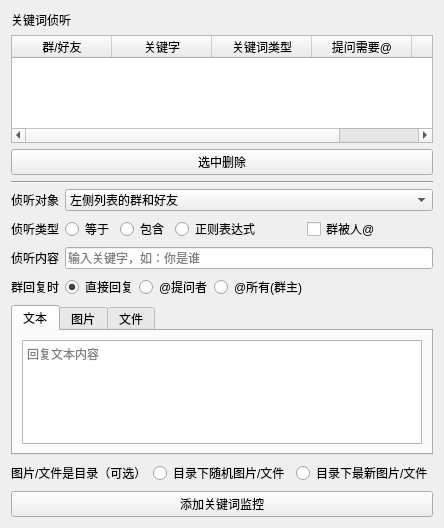
<?xml version="1.0" encoding="UTF-8"?>
<ui version="4.0">
 <class>Form</class>
 <widget class="QWidget" name="Form">
  <property name="geometry">
   <rect>
    <x>0</x>
    <y>0</y>
    <width>437</width>
    <height>528</height>
   </rect>
  </property>
  <property name="windowTitle">
   <string>Form</string>
  </property>
  <property name="autoFillBackground">
   <bool>false</bool>
  </property>
  <property name="styleSheet">
   <string notr="true"/>
  </property>
  <layout class="QVBoxLayout" name="verticalLayout_2" stretch="0">
   <item>
    <layout class="QHBoxLayout" name="horizontalLayout_21" stretch="1">
     <property name="sizeConstraint">
      <enum>QLayout::SetDefaultConstraint</enum>
     </property>
     <item>
      <layout class="QVBoxLayout" name="verticalLayout">
       <item>
        <widget class="QLabel" name="key_count_label">
         <property name="text">
          <string>关键词侦听</string>
         </property>
        </widget>
       </item>
       <item>
        <widget class="QTableWidget" name="tableWidget">
         <property name="sizePolicy">
          <sizepolicy hsizetype="Expanding" vsizetype="Expanding">
           <horstretch>0</horstretch>
           <verstretch>0</verstretch>
          </sizepolicy>
         </property>
         <property name="minimumSize">
          <size>
           <width>100</width>
           <height>0</height>
          </size>
         </property>
         <property name="gridStyle">
          <enum>Qt::SolidLine</enum>
         </property>
         <property name="sortingEnabled">
          <bool>true</bool>
         </property>
         <column>
          <property name="text">
           <string>群/好友</string>
          </property>
         </column>
         <column>
          <property name="text">
           <string>关键字</string>
          </property>
         </column>
         <column>
          <property name="text">
           <string>关键词类型</string>
          </property>
         </column>
         <column>
          <property name="text">
           <string>提问需要@</string>
          </property>
         </column>
         <column>
          <property name="text">
           <string>回复内容</string>
          </property>
         </column>
        </widget>
       </item>
       <item>
        <widget class="QPushButton" name="pdelButton">
         <property name="text">
          <string>选中删除</string>
         </property>
        </widget>
       </item>
       <item>
        <widget class="Line" name="line">
         <property name="sizePolicy">
          <sizepolicy hsizetype="Expanding" vsizetype="Fixed">
           <horstretch>0</horstretch>
           <verstretch>0</verstretch>
          </sizepolicy>
         </property>
         <property name="minimumSize">
          <size>
           <width>20</width>
           <height>2</height>
          </size>
         </property>
         <property name="styleSheet">
          <string notr="true">background-color: rgb(222, 222, 222);</string>
         </property>
         <property name="lineWidth">
          <number>1</number>
         </property>
         <property name="orientation">
          <enum>Qt::Horizontal</enum>
         </property>
        </widget>
       </item>
       <item>
        <layout class="QFormLayout" name="formLayout">
         <property name="sizeConstraint">
          <enum>QLayout::SetMinimumSize</enum>
         </property>
         <property name="fieldGrowthPolicy">
          <enum>QFormLayout::AllNonFixedFieldsGrow</enum>
         </property>
         <property name="labelAlignment">
          <set>Qt::AlignCenter</set>
         </property>
         <property name="formAlignment">
          <set>Qt::AlignHCenter|Qt::AlignTop</set>
         </property>
         <item row="3" column="0">
          <widget class="QLabel" name="label_7">
           <property name="text">
            <string>侦听类型</string>
           </property>
           <property name="alignment">
            <set>Qt::AlignCenter</set>
           </property>
          </widget>
         </item>
         <item row="3" column="1">
          <layout class="QHBoxLayout" name="horizontalLayout_2">
           <item>
            <widget class="QRadioButton" name="radioEqButton">
             <property name="sizePolicy">
              <sizepolicy hsizetype="Fixed" vsizetype="Fixed">
               <horstretch>0</horstretch>
               <verstretch>0</verstretch>
              </sizepolicy>
             </property>
             <property name="minimumSize">
              <size>
               <width>0</width>
               <height>0</height>
              </size>
             </property>
             <property name="text">
              <string>等于</string>
             </property>
             <property name="checked">
              <bool>false</bool>
             </property>
            </widget>
           </item>
           <item>
            <widget class="QRadioButton" name="radioHasButton">
             <property name="sizePolicy">
              <sizepolicy hsizetype="Fixed" vsizetype="Fixed">
               <horstretch>0</horstretch>
               <verstretch>0</verstretch>
              </sizepolicy>
             </property>
             <property name="minimumSize">
              <size>
               <width>0</width>
               <height>0</height>
              </size>
             </property>
             <property name="text">
              <string>包含</string>
             </property>
            </widget>
           </item>
           <item>
            <widget class="QRadioButton" name="radioReButton">
             <property name="minimumSize">
              <size>
               <width>0</width>
               <height>0</height>
              </size>
             </property>
             <property name="text">
              <string>正则表达式</string>
             </property>
            </widget>
           </item>
           <item>
            <widget class="QCheckBox" name="atCheckBox">
             <property name="text">
              <string>群被人@</string>
             </property>
            </widget>
           </item>
          </layout>
         </item>
         <item row="4" column="0">
          <widget class="QLabel" name="label_6">
           <property name="text">
            <string>侦听内容</string>
           </property>
           <property name="alignment">
            <set>Qt::AlignCenter</set>
           </property>
          </widget>
         </item>
         <item row="4" column="1">
          <layout class="QHBoxLayout" name="horizontalLayout">
           <item>
            <widget class="QLineEdit" name="keyLineEdit">
             <property name="inputMask">
              <string/>
             </property>
             <property name="text">
              <string/>
             </property>
             <property name="maxLength">
              <number>500</number>
             </property>
             <property name="placeholderText">
              <string>输入关键字，如：你是谁</string>
             </property>
            </widget>
           </item>
          </layout>
         </item>
         <item row="5" column="0">
          <widget class="QLabel" name="label">
           <property name="text">
            <string>群回复时</string>
           </property>
          </widget>
         </item>
         <item row="5" column="1">
          <layout class="QHBoxLayout" name="horizontalLayout_12">
           <property name="spacing">
            <number>1</number>
           </property>
           <item>
            <widget class="QRadioButton" name="noRadioButton">
             <property name="sizePolicy">
              <sizepolicy hsizetype="Fixed" vsizetype="Fixed">
               <horstretch>0</horstretch>
               <verstretch>0</verstretch>
              </sizepolicy>
             </property>
             <property name="minimumSize">
              <size>
               <width>50</width>
               <height>0</height>
              </size>
             </property>
             <property name="text">
              <string>直接回复</string>
             </property>
             <property name="checked">
              <bool>true</bool>
             </property>
            </widget>
           </item>
           <item>
            <widget class="QRadioButton" name="atOneRadioButton">
             <property name="sizePolicy">
              <sizepolicy hsizetype="Fixed" vsizetype="Fixed">
               <horstretch>0</horstretch>
               <verstretch>0</verstretch>
              </sizepolicy>
             </property>
             <property name="minimumSize">
              <size>
               <width>50</width>
               <height>0</height>
              </size>
             </property>
             <property name="text">
              <string>@提问者</string>
             </property>
            </widget>
           </item>
           <item>
            <widget class="QRadioButton" name="atAllRadioButton">
             <property name="minimumSize">
              <size>
               <width>50</width>
               <height>0</height>
              </size>
             </property>
             <property name="text">
              <string>@所有(群主)</string>
             </property>
            </widget>
           </item>
          </layout>
         </item>
         <item row="6" column="0" colspan="2">
          <widget class="QTabWidget" name="tabWidget">
           <property name="minimumSize">
            <size>
             <width>0</width>
             <height>150</height>
            </size>
           </property>
           <property name="maximumSize">
            <size>
             <width>16777215</width>
             <height>150</height>
            </size>
           </property>
           <property name="currentIndex">
            <number>0</number>
           </property>
           <widget class="QWidget" name="tab">
            <attribute name="title">
             <string>文本</string>
            </attribute>
            <layout class="QHBoxLayout" name="horizontalLayout_4">
             <item>
              <widget class="QPlainTextEdit" name="txtPlainTextEdit">
               <property name="minimumSize">
                <size>
                 <width>0</width>
                 <height>0</height>
                </size>
               </property>
               <property name="autoFillBackground">
                <bool>false</bool>
               </property>
               <property name="maximumBlockCount">
                <number>15</number>
               </property>
               <property name="placeholderText">
                <string>回复文本内容</string>
               </property>
              </widget>
             </item>
            </layout>
           </widget>
           <widget class="QWidget" name="tab_4">
            <attribute name="title">
             <string>图片</string>
            </attribute>
            <layout class="QHBoxLayout" name="horizontalLayout_6">
             <item>
              <widget class="QPlainTextEdit" name="imgPlainTextEdit">
               <property name="minimumSize">
                <size>
                 <width>0</width>
                 <height>0</height>
                </size>
               </property>
               <property name="maximumBlockCount">
                <number>15</number>
               </property>
               <property name="placeholderText">
                <string>回复图片路径，如C:\Users\wangtu\Pictures\Default.jpg</string>
               </property>
              </widget>
             </item>
            </layout>
           </widget>
           <widget class="QWidget" name="tab_3">
            <attribute name="title">
             <string>文件</string>
            </attribute>
            <layout class="QVBoxLayout" name="verticalLayout_3">
             <item>
              <widget class="QPlainTextEdit" name="filePlainTextEdit">
               <property name="maximumBlockCount">
                <number>15</number>
               </property>
               <property name="placeholderText">
                <string>回复文件路径，如C:\Users\wangtu\Pictures\file.txt</string>
               </property>
              </widget>
             </item>
            </layout>
           </widget>
          </widget>
         </item>
         <item row="2" column="1">
          <widget class="QComboBox" name="rangeComboBox">
           <item>
            <property name="text">
             <string>左侧列表的群和好友</string>
            </property>
           </item>
           <item>
            <property name="text">
             <string>全部群和好友</string>
            </property>
           </item>
          </widget>
         </item>
         <item row="2" column="0">
          <widget class="QLabel" name="label_2">
           <property name="text">
            <string>侦听对象</string>
           </property>
          </widget>
         </item>
        </layout>
       </item>
       <item>
        <layout class="QHBoxLayout" name="horizontalLayout_3">
         <item>
          <widget class="QLabel" name="label_3">
           <property name="text">
            <string>图片/文件是目录（可选）</string>
           </property>
          </widget>
         </item>
         <item>
          <widget class="QRadioButton" name="radioButton_2">
           <property name="text">
            <string>目录下随机图片/文件</string>
           </property>
          </widget>
         </item>
         <item>
          <widget class="QRadioButton" name="radioButton">
           <property name="text">
            <string>目录下最新图片/文件</string>
           </property>
          </widget>
         </item>
        </layout>
       </item>
       <item>
        <widget class="QPushButton" name="addBtn">
         <property name="text">
          <string>添加关键词监控</string>
         </property>
        </widget>
       </item>
      </layout>
     </item>
    </layout>
   </item>
  </layout>
 </widget>
 <resources/>
 <connections/>
</ui>
